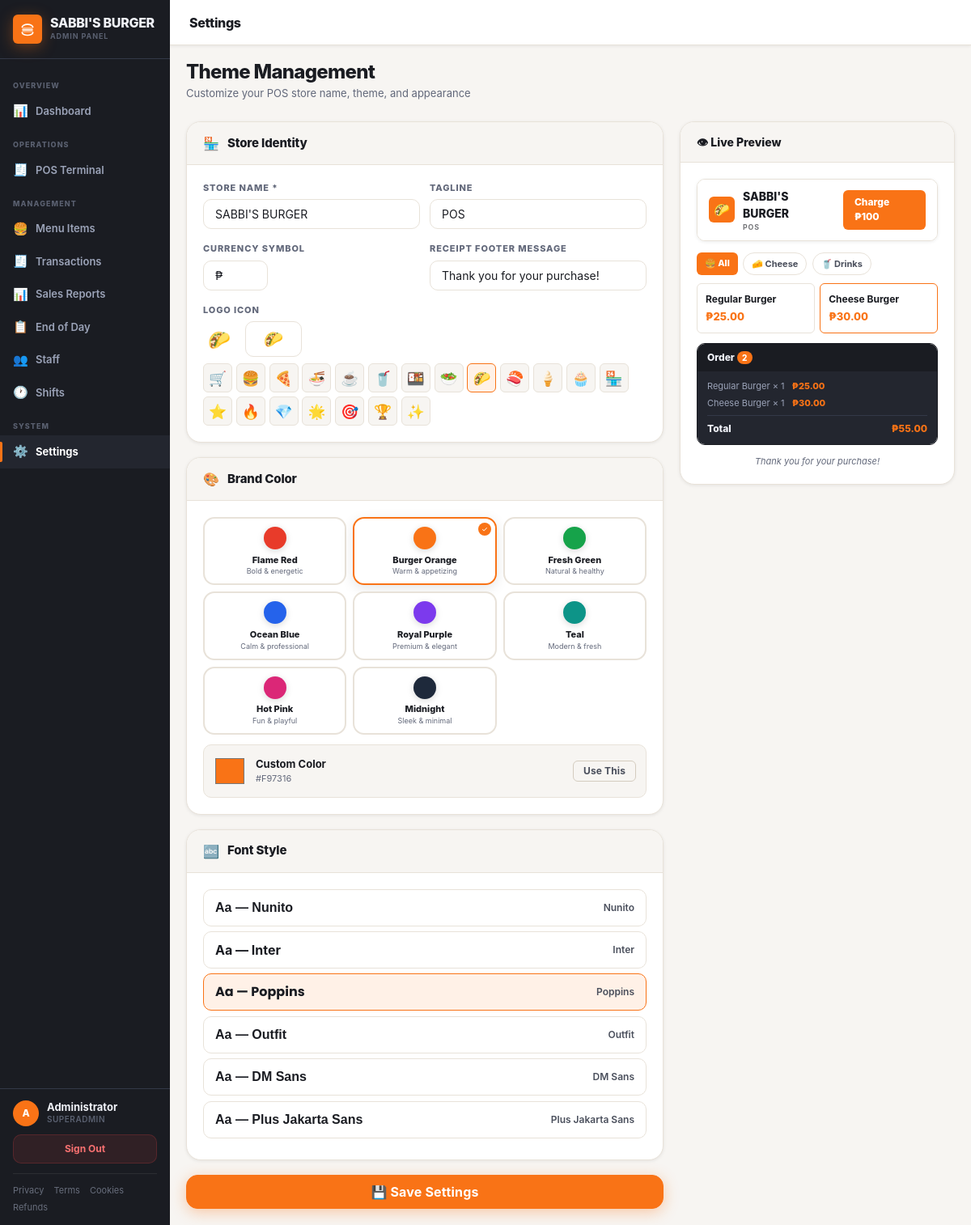
The app's page /settings (signed in) with its own data.
### tables this page shows
CREATE TABLE users (
    id INTEGER PRIMARY KEY AUTOINCREMENT,
    username TEXT NOT NULL UNIQUE,
    password_hash TEXT NOT NULL,
    full_name TEXT NOT NULL,
    role TEXT NOT NULL CHECK(role IN ('superadmin', 'cashier')),
    is_active INTEGER NOT NULL DEFAULT 1,
    last_login TIMESTAMP,
    created_at TIMESTAMP DEFAULT CURRENT_TIMESTAMP
);

### app.py (the view)
@app.route('/settings', methods=['GET'])
@superadmin_required
def settings_page():
    return render_template('admin/settings.html',
                           settings=load_settings(),
                           presets=THEME_PRESETS,
                           fonts=FONT_OPTIONS)

### templates/admin/settings.html (shortened to what this page needs)
{% extends "admin/base_admin.html" %}
{% block page_title %}Settings{% endblock %}
{% block content %}
<div class="page-header">
  <div>
    <h1>Theme Management</h1>
    <p>Customize your POS store name, theme, and appearance</p>
  </div>
</div>
<form method="POST" action="{{ url_for('save_settings_route') }}" id="settings-form">
<div class="settings-grid">
  <div>
    <div class="settings-card">
      <div class="settings-card-header">
        <span class="settings-card-icon">🏪</span>
        <span class="settings-card-title">Store Identity</span>
      </div>
      <div class="settings-card-body">
        <div class="form-row">
          <div class="form-group">
            <label>Store Name *</label>
            <input type="text" name="store_name" class="form-control"
                   id="inp-store-name"
                   value="{{ settings.store_name }}"
                   placeholder="e.g. Sabbis Burger"
                   oninput="updatePreview()" required>
          </div>
          <div class="form-group">
            <label>Tagline</label>
            <input type="text" name="store_tagline" class="form-control"
                   id="inp-tagline"
                   value="{{ settings.store_tagline }}"
                   placeholder="e.g. Point of Sale System"
                   oninput="updatePreview()">
          </div>
        </div>
        <div class="form-row">
          <div class="form-group">
            <label>Currency Symbol</label>
            <input type="text" name="currency_symbol" class="form-control"
                   id="inp-currency"
                   value="{{ settings.currency_symbol }}"
                   placeholder="₱" maxlength="3"
                   oninput="updatePreview()"
                   style="max-width:80px">
          </div>
          <div class="form-group">
            <label>Receipt Footer Message</label>
            <input type="text" name="receipt_footer" class="form-control"
                   value="{{ settings.receipt_footer }}"
                   placeholder="Thank you for your purchase!">
          </div>
        </div>
        <div class="form-group" style="margin-bottom:0">
          <label>Logo Icon</label>
          <div style="display:flex;align-items:center;gap:.75rem;margin-bottom:.4rem">
            <div style="width:40px;height:40px;border-radius:var(--r-sm);display:flex;align-items:center;justify-content:center;font-size:1.4rem" id="logo-preview-box">{{ settings.logo_emoji }}</div>
            <input type="text" name="logo_emoji" id="inp-logo-emoji" class="form-control"
                   value="{{ settings.logo_emoji }}"
                   style="max-width:70px;font-size:1.2rem;text-align:center"
                   oninput="document.getElementById('logo-preview-box').textContent=this.value;updatePreview()">
          </div>
          <div class="emoji-set">
            {% for e in ['🛒','🍔','🍕','🍜','☕','🥤','🍱','🥗','🌮','🍣','🍦','🧁','🏪','⭐','🔥','💎','🌟','🎯','🏆','✨'] %}
            <button type="button" class="emoji-pick-btn {{ 'active' if e == settings.logo_emoji }}"
                    onclick="pickLogoEmoji('{{ e }}')">{{ e }}</button>
            {% endfor %}
          </div>
        </div>
      </div>
    </div>
    <div class="settings-card">
      <div class="settings-card-header">
        <span class="settings-card-icon">🎨</span>
        <span class="settings-card-title">Brand Color</span>
      </div>
      <div class="settings-card-body">
        <div class="preset-grid" id="preset-grid">
          {% for key, preset in presets.items() %}
          {% if key != 'custom' %}
          <button type="button"
                  class="preset-btn {{ 'active' if settings.theme_preset == key }}"
                  id="preset-btn-{{ key }}"
                  data-key="{{ key }}"
                  data-color="{{ preset.color }}"
                  onclick="selectPreset('{{ key }}', '{{ preset.color }}')"
                  style="{{ 'border-color:' + preset.color if settings.theme_preset == key }}">
            <div class="preset-swatch" style="background:{{ preset.color }}"></div>
            <div class="preset-label">{{ preset.label }}</div>
            <div class="preset-desc">{{ preset.desc }}</div>
            <div class="preset-check" style="background:{{ preset.color }};display:{{ 'flex' if settings.theme_preset == key else 'none' }}">✓</div>
          </button>
          {% endif %}
          {% endfor %}
        </div>
        <div style="display:flex;align-items:center;gap:.75rem;padding:.75rem;background:var(--menu-bg);border-radius:var(--r);border:1.5px solid var(--menu-border)">
          <input type="color" id="custom-color-picker"
                 value="{{ settings.theme_color }}"
                 oninput="selectPreset('custom', this.value)"
                 style="width:40px;height:40px;border:none;border-radius:var(--r-sm);cursor:pointer;background:none;padding:0">
          <div>
            <div style="font-size:.8125rem;font-weight:700;color:var(--text-dark)">Custom Color</div>
            <div style="font-size:.6875rem;color:var(--text-dark-3)" id="custom-color-label">{{ settings.theme_color }}</div>
          </div>
          <button type="button" class="btn btn-ghost btn-sm" style="margin-left:auto"
                  onclick="selectPreset('custom', document.getElementById('custom-color-picker').value)">
            Use This
          </button>
        </div>
      </div>
    </div>
    <div class="settings-card">
      <div class="settings-card-header">
        <span class="settings-card-icon">🔤</span>
        <span class="settings-card-title">Font Style</span>
      </div>
      <div class="settings-card-body">
        {% for key, font in fonts.items() %}
        <label class="font-option {{ 'active' if settings.font == key }}"
               id="font-opt-{{ key }}"
               onclick="selectFont('{{ key }}','{{ font.label }}')">
          <span class="font-preview-text" style="font-family:'{{ font.label }}',sans-serif">Aa — {{ font.label }}</span>
          <span class="font-label">{{ font.label }}</span>
        </label>
        {% endfor %}
      </div>
    </div>
    <button type="submit" class="btn btn-primary btn-lg" style="width:100%">
      💾 Save Settings
    </button>
  </div>
  <div>
    <div class="preview-card">
      <div class="preview-card-header">👁 Live Preview</div>
      <div class="preview-body">
        <div class="prev-topbar" style="border:1.5px solid var(--menu-border)">
          <div class="prev-topbar-inner" style="background:#fff">
            <div class="prev-brand-icon" id="prev-brand-icon"
                 style="background:{{ settings.theme_color }}">
              <span id="prev-logo-emoji" style="color:#fff">{{ settings.logo_emoji }}</span>
            </div>
            <div>
              <div class="prev-brand-name" id="prev-store-name">{{ settings.store_name }}</div>
              <div class="prev-brand-sub"  id="prev-tagline">{{ settings.store_tagline }}</div>
            </div>
            <div style="margin-left:auto">
              <div class="prev-btn" id="prev-charge-btn"
                   style="background:{{ settings.theme_color }};color:#fff">
                Charge ₱100
              </div>
            </div>
          </div>
        </div>
        <div style="display:flex;gap:.4rem;margin-bottom:.625rem;flex-wrap:wrap">
          <div class="prev-btn" id="prev-cat-active"
               style="background:{{ settings.theme_color }};color:#fff;font-size:.6875rem;padding:.3rem .625rem">
            🍔 All
          </div>
          <div style="padding:.3rem .625rem;border-radius:99px;font-size:.6875rem;font-weight:700;border:1.5px solid var(--menu-border);color:var(--text-dark-2)">
            🧀 Cheese
          </div>
          <div style="padding:.3rem .625rem;border-radius:99px;font-size:.6875rem;font-weight:700;border:1.5px solid var(--menu-border);color:var(--text-dark-2)">
            🥤 Drinks
          </div>
        </div>
        <div class="prev-product-grid" style="margin-bottom:.75rem">
          <div class="prev-product-card" id="prev-card-1">
            <div class="prev-product-name">Regular Burger</div>
            <div class="prev-product-price" id="prev-price-1">₱25.00</div>
          </div>
          <div class="prev-product-card" style="border-color:var(--brand)"
               id="prev-card-2">
            <div class="prev-product-name">Cheese Burger</div>
            <div class="prev-product-price" id="prev-price-2">₱30.00</div>
          </div>
        </div>
        <div class="prev-order-panel" style="border:1.5px solid #1A1C22">
          <div class="prev-order-header" style="background:#1A1C22;color:#F0F2F8">
            Order <span style="background:{{ settings.theme_color }};color:#fff;border-radius:99px;padding:.1rem .4rem;font-size:.625rem">2</span>
          </div>
          <div class="prev-order-body" style="background:#23262F">
            <div style="font-size:.6875rem;color:#9BA3B8;margin-bottom:.3rem">Regular Burger × 1 &nbsp; <span style="color:{{ settings.theme_color }};font-weight:800">₱25.00</span></div>
            <div style="font-size:.6875rem;color:#9BA3B8">Cheese Burger × 1 &nbsp; <span style="color:{{ settings.theme_color }};font-weight:800">₱30.00</span></div>
            <div class="prev-total-row" style="border-top:1px solid #333848;color:#F0F2F8">
              <span>Total</span>
              <span id="prev-total" style="color:{{ settings.theme_color }}">₱55.00</span>
            </div>
          </div>
        </div>
        <div style="margin-top:.75rem;font-size:.6875rem;color:var(--text-dark-3);text-align:center;font-style:italic"
             id="prev-footer">{{ settings.receipt_footer }}</div>
      </div>
    </div>
  </div>
</div>
</form>
{% endblock %}

### templates/admin/base_admin.html (shortened to what this page needs)
<!DOCTYPE html>
<html lang="en">
<head>
  <link rel="stylesheet" href="{{ url_for('static', filename='css/base.css') }}">
  <link rel="stylesheet" href="{{ url_for('theme_css') }}">
  <link rel="stylesheet" href="{{ url_for('static', filename='css/admin.css') }}">
</head>
<body>
<div class="app-shell">
  <aside class="sidebar">
    <div class="sidebar-brand">
      <div class="sidebar-brand-icon">
      </div>
      <div>
        <div class="sidebar-brand-text">{{ app_name }}</div>
        <div class="sidebar-brand-sub">Admin Panel</div>
      </div>
    </div>
    <nav class="sidebar-nav">
      <div class="nav-section-label">Overview</div>
      <a title="Dashboard" href="{{ url_for('dashboard') }}" class="nav-item {% if request.endpoint == 'dashboard' %}active{% endif %}">
        <span class="nav-item-icon">📊</span> Dashboard
      </a>
      <div class="nav-section-label">Operations</div>
      <a title="POS Terminal" href="{{ url_for('index') }}" class="nav-item {% if request.endpoint == 'index' %}active{% endif %}">
        <span class="nav-item-icon">🧾</span> POS Terminal
      </a>
      <div class="nav-section-label">Management</div>
      <a title="Menu Items" href="{{ url_for('products') }}" class="nav-item {% if request.endpoint == 'products' %}active{% endif %}">
        <span class="nav-item-icon">🍔</span> Menu Items
      </a>
      <a title="Transactions" href="{{ url_for('transactions') }}" class="nav-item {% if request.endpoint in ['transactions','transaction_detail'] %}active{% endif %}">
        <span class="nav-item-icon">🧾</span> Transactions
      </a>
      <a title="Sales Reports" href="{{ url_for('reports') }}" class="nav-item {% if request.endpoint == 'reports' %}active{% endif %}">
        <span class="nav-item-icon">📊</span> Sales Reports
      </a>
      <a title="End of Day" href="{{ url_for('eod') }}" class="nav-item {% if request.endpoint == 'eod' %}active{% endif %}">
        <span class="nav-item-icon">📋</span> End of Day
      </a>
      <a title="Staff" href="{{ url_for('users') }}" class="nav-item {% if request.endpoint == 'users' %}active{% endif %}">
        <span class="nav-item-icon">👥</span> Staff
      </a>
      <a title="Shifts" href="{{ url_for('shifts') }}" class="nav-item {% if request.endpoint in ['shifts','shift_detail'] %}active{% endif %}">
        <span class="nav-item-icon">🕐</span> Shifts
      </a>
      <div class="nav-section-label">System</div>
      <a title="Settings" href="{{ url_for('settings_page') }}" class="nav-item {% if request.endpoint == 'settings_page' %}active{% endif %}">
        <span class="nav-item-icon">⚙️</span> Settings
      </a>
    </nav>
    <div class="sidebar-footer">
      {% if current_user %}
      <div class="sidebar-user">
        <div class="sidebar-avatar">{{ current_user['full_name'][0] | upper }}</div>
        <div class="sidebar-user-info">
          <div class="sidebar-user-name">{{ current_user['full_name'] }}</div>
          <div class="sidebar-user-role">{{ current_user['role'] | title }}</div>
        </div>
      </div>
      {% endif %}
      <a href="{{ url_for('logout') }}" class="btn-logout">Sign Out</a>
      <div style="display:flex;flex-wrap:wrap;gap:.25rem .75rem;margin-top:.75rem;padding-top:.75rem;border-top:1px solid rgba(255,255,255,.08)">
        <a href="#" onclick="openPolicyModal('{{ url_for('privacy_policy') }}','Privacy Policy');return false" style="font-size:.6875rem;color:rgba(155,163,184,.6);text-decoration:none" onmouseover="this.style.color='rgba(155,163,184,1)'" onmouseout="this.style.color='rgba(155,163,184,.6)'">Privacy</a>
        <a href="#" onclick="openPolicyModal('{{ url_for('terms') }}','Terms &amp; Conditions');return false" style="font-size:.6875rem;color:rgba(155,163,184,.6);text-decoration:none" onmouseover="this.style.color='rgba(155,163,184,1)'" onmouseout="this.style.color='rgba(155,163,184,.6)'">Terms</a>
        <a href="#" onclick="openPolicyModal('{{ url_for('cookie_policy') }}','Cookie Policy');return false" style="font-size:.6875rem;color:rgba(155,163,184,.6);text-decoration:none" onmouseover="this.style.color='rgba(155,163,184,1)'" onmouseout="this.style.color='rgba(155,163,184,.6)'">Cookies</a>
        <a href="#" onclick="openPolicyModal('{{ url_for('refund_policy') }}','Refund Policy');return false" style="font-size:.6875rem;color:rgba(155,163,184,.6);text-decoration:none" onmouseover="this.style.color='rgba(155,163,184,1)'" onmouseout="this.style.color='rgba(155,163,184,.6)'">Refunds</a>
      </div>
    </div>
  </aside>
  <div class="main-content">
    <header class="topbar">
      <span class="topbar-title">{% block page_title %}{% endblock %}</span>
    </header>
    <main class="page-content">
      {% block content %}{% endblock %}
    </main>
  </div>
</div>
</body>
</html>

### records on screen
users: full_name "A", full_name "Administrator", role "SUPERADMIN"

### other values on screen
{{ app_name }} "SABBI'S BURGER"
{{ settings.logo_emoji }} "🌮"
{{ e }} "🛒" "🍔" "🍕" "🍜" "☕" "🥤" "🍱" "🥗" "🌮" "🍣" "🍦" "🧁" "🏪" "⭐" "🔥" "💎" "🌟" "🎯" "🏆" "✨"
{{ preset.label }} "Flame Red" "Burger Orange" "Fresh Green" "Ocean Blue" "Royal Purple" "Teal" "Hot Pink" "Midnight"
{{ preset.desc }} "Bold & energetic" "Warm & appetizing" "Natural & healthy" "Calm & professional" "Premium & elegant" "Modern & fresh" "Fun & playful" "Sleek & minimal"
{{ settings.theme_color }} "#F97316"
{{ font.label }} "Nunito" "Inter" "Poppins" "Outfit" "DM Sans" "Plus Jakarta Sans"
{{ settings.store_name }} "SABBI'S BURGER"
{{ settings.store_tagline }} "POS"
{{ settings.receipt_footer }} "Thank you for your purchase!"
